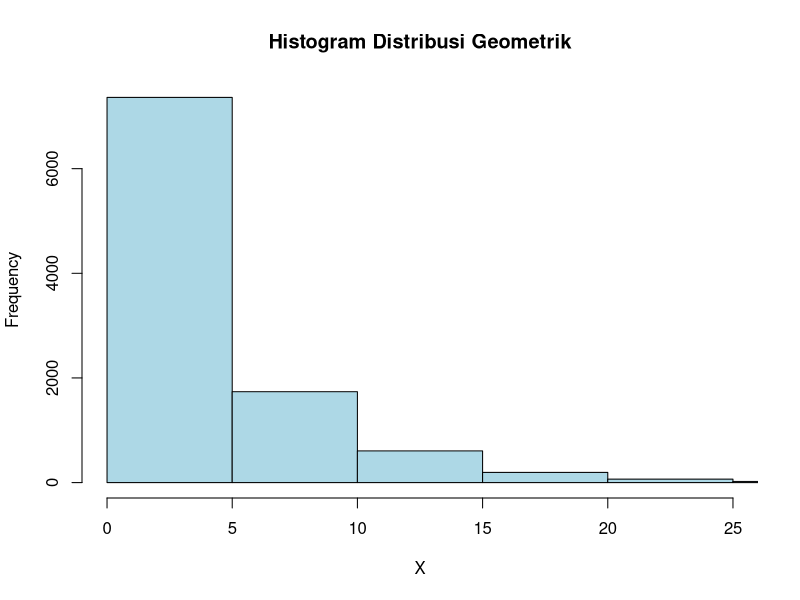
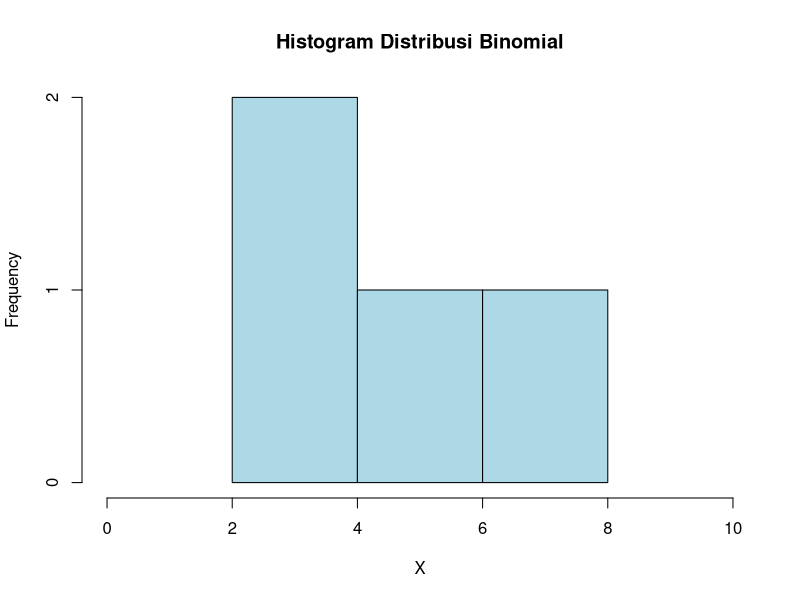
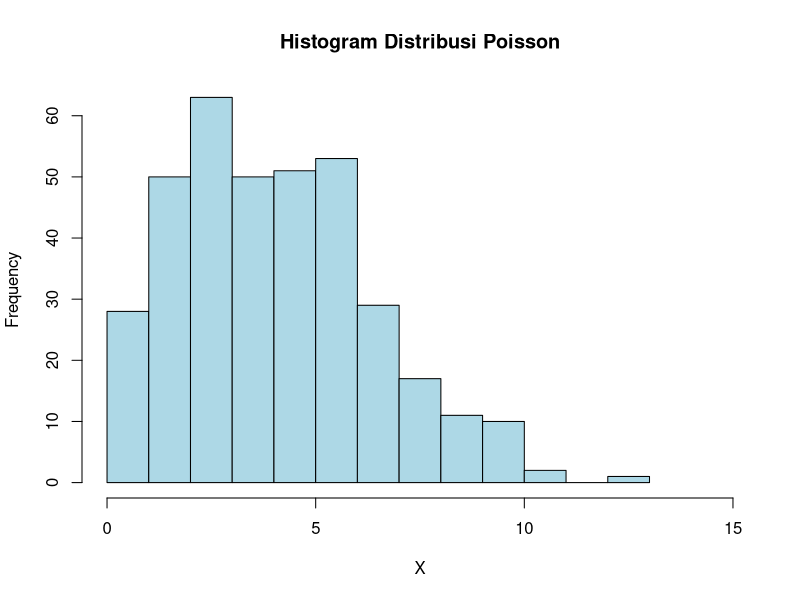
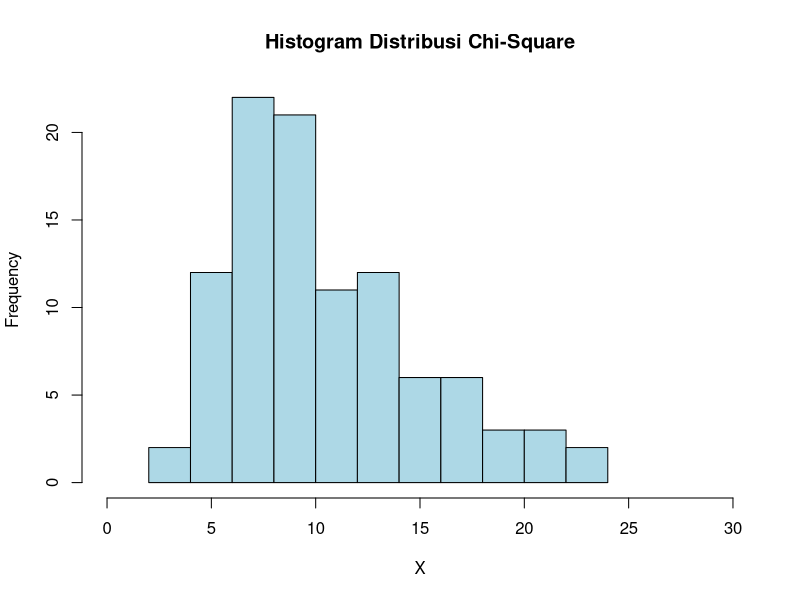
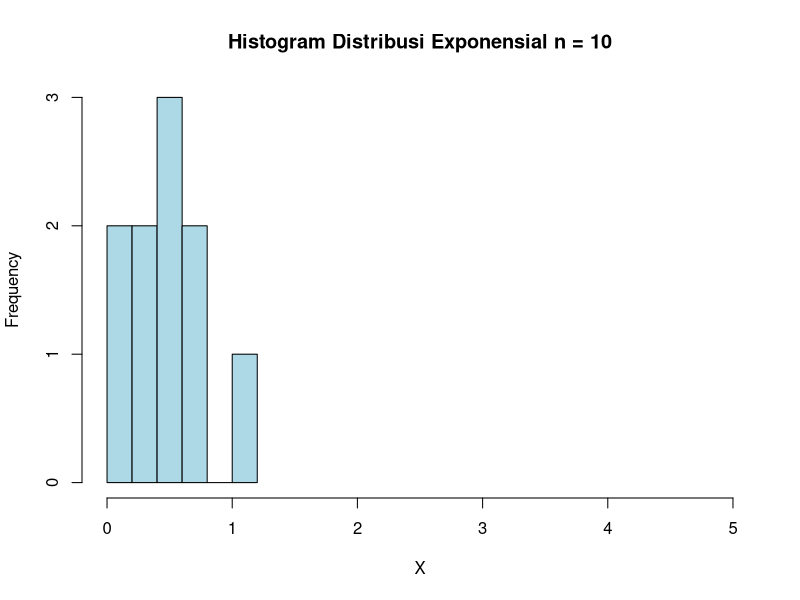
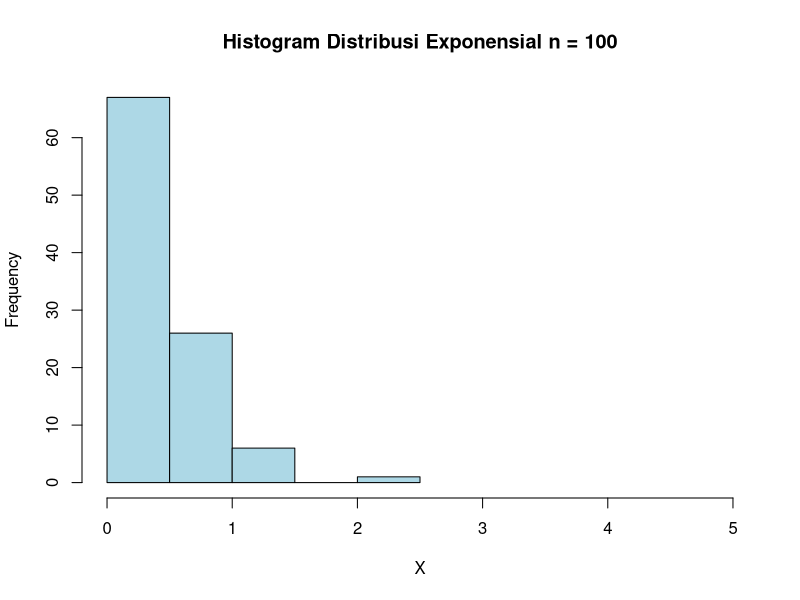
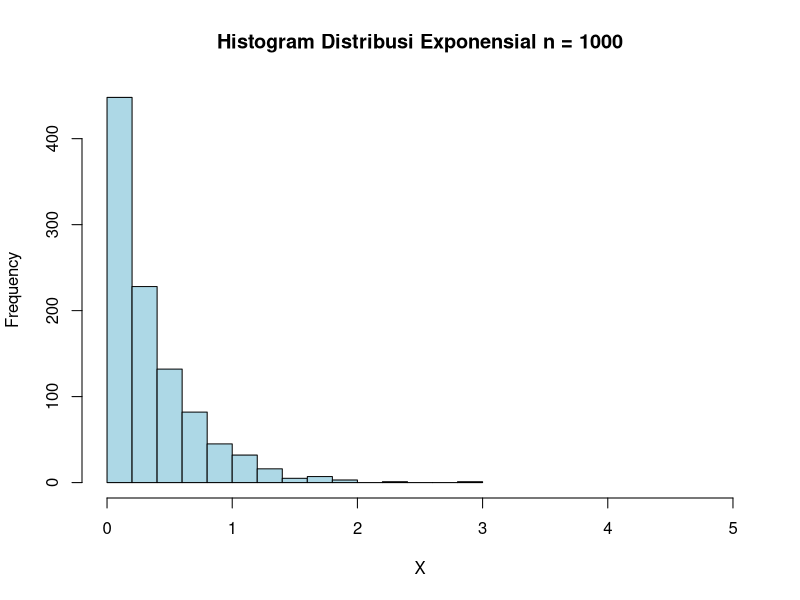
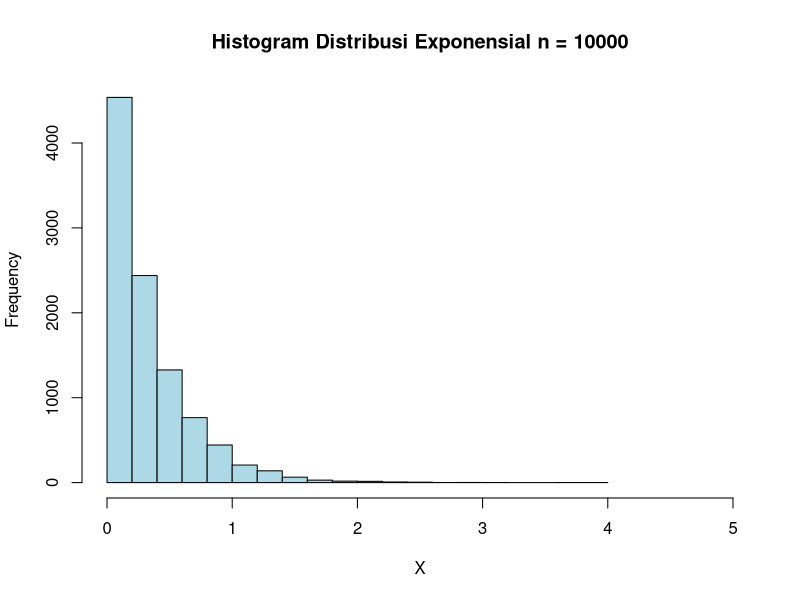

Write R code to recreate these figures, in order.
# Soal 1
x = 3
p = 0.20
N = 10000

# 1a
P = dgeom(x, p)
print(P)

# 1b
set.seed(0)
m = mean(rgeom(n = N, prob = p) == 3)
print(m)

#1d
X = rgeom(n = N, prob = p)
hist(X, main = "Histogram Distribusi Geometrik",
     xlim = c(0, 25),
     col = "lightblue")

# 1e
mean = 1 / p
variance = (1 - p) / (p ^ 2)
print(mean)
print(variance)


# Soal 2
S = 20
p = 0.2
x = 4

# 2a
P = dbinom(x, S, prob = p)
print(P)

# 2b
X = rbinom(n = x, size = S, prob = P)
hist(X, main = "Histogram Distribusi Binomial",
     xlim = c(0, 10),
     col = "lightblue")

# 2c
mean = S * p
variance = S * p * (1-p)
print(mean)
print(variance)

# Soal 3
l = 4.5
x = 6

# 3a
P = dpois(x, lambda = l)
print(P)

# 3b
X = rpois(n = 365, lambda = l)
hist(X, main = "Histogram Distribusi Poisson",
     xlim = c(0, 15),
     col = "lightblue")

# 3d
mean = variance = l
print(mean)
print(variance)

# Soal 4
x = 2
v = 10

# 4a
P = dchisq(x, v)
print(P)

# 4b
X = rchisq(n = 100, df = v)
hist(X, main = "Histogram Distribusi Chi-Square",
     xlim = c(0, 30),
     col = "lightblue")

# 4c
mean = v
variance = 2 * v
print(mean)
print(variance)

# Soal 5
l = 3

# 5a
P = dexp(x = 10, rate = l)
print(P)

# 5b
X = rexp(n = 10, rate = l)
hist(X, main = "Histogram Distribusi Exponensial n = 10",
     xlim = c(0, 5),
     col = "lightblue")
X = rexp(n = 100, rate = l)
hist(X, main = "Histogram Distribusi Exponensial n = 100",
     xlim = c(0, 5),
     col = "lightblue")
X = rexp(n = 1000, rate = l)
hist(X, main = "Histogram Distribusi Exponensial n = 1000",
     xlim = c(0, 5),
     col = "lightblue")
X = rexp(n = 10000, rate = l)
hist(X, main = "Histogram Distribusi Exponensial n = 10000",
     xlim = c(0, 5),
     col = "lightblue")
par(mfrow = c(2, 2))

# 5c
n = 100
set.seed(1)
mean = mean(rexp(n, rate = l))
set.seed(1)
variance = var(rexp(n, rate = l))
print(mean)
print(variance)

# Soal 6
n = 100
mean = 50
sd = 8

# 6a
set.seed(1)
P = dnorm(x = n, mean, sd)
data = rnorm(n, mean, sd)
m = mean(data)
x1 = floor(m)
x2 = ceiling(m)
z1_score = (x1 - mean) / sd(data)
z2_score = (x2 - mean) / sd(data)
print(P)
print(z1_score)
print(z2_score)
plot(data, main = "Data Eksperimen Random dengan Distribusi Normal")

# 6b
set.seed(1)
X = rnorm(n, mean, sd)
hist(X, main = "5025211045_Muhammad Ersya Vinorian_Probstat_A_DNhistogram",
     xlim = c(0, 100),
     breaks = 50,
     col = "lightblue")
par(mfrow = c(1, 1))

# 6c
set.seed(1)
variance = var(rnorm(n, mean, sd))
print(variance)
